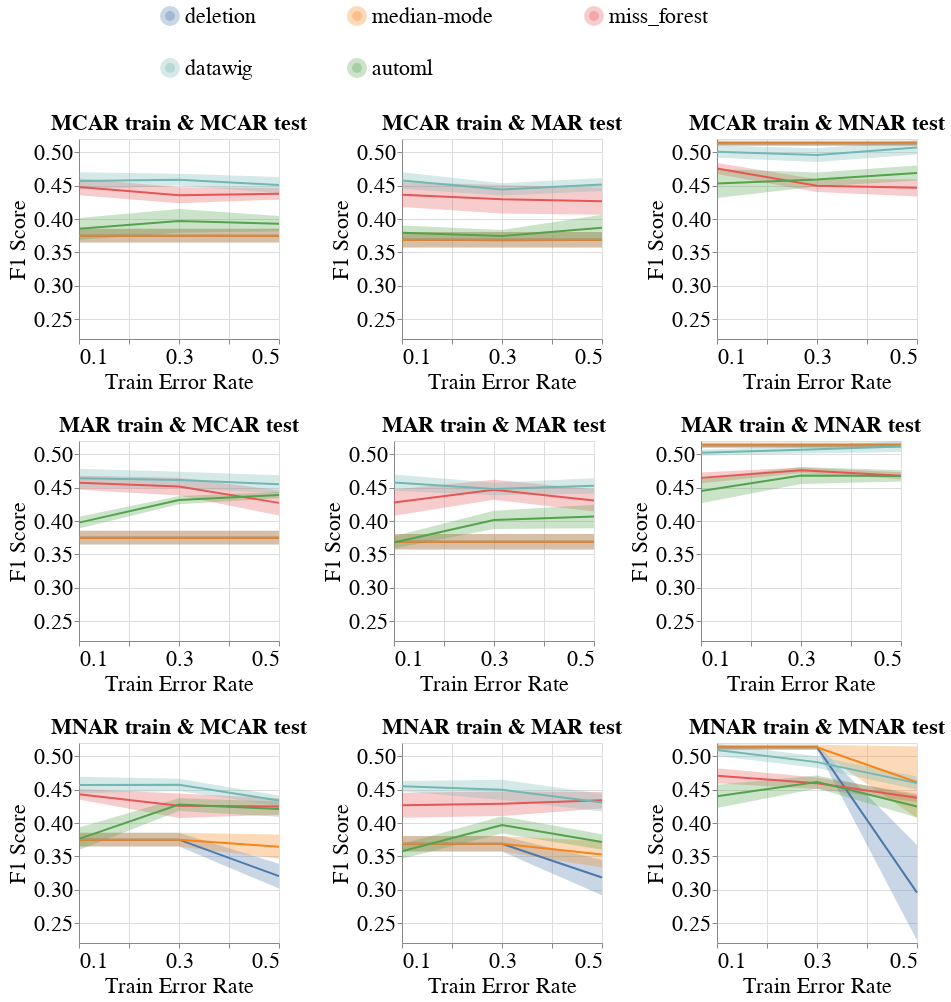

The code cell stored with this chart in its notebook:
### Code cell
create_exp2_line_bands_for_diff_imputers(dataset_name=DATASET_NAME,
                                         column_name='tier',
                                         metric_name='f1_score',
                                         db_client=db_client,
                                         without_dummy=True)
